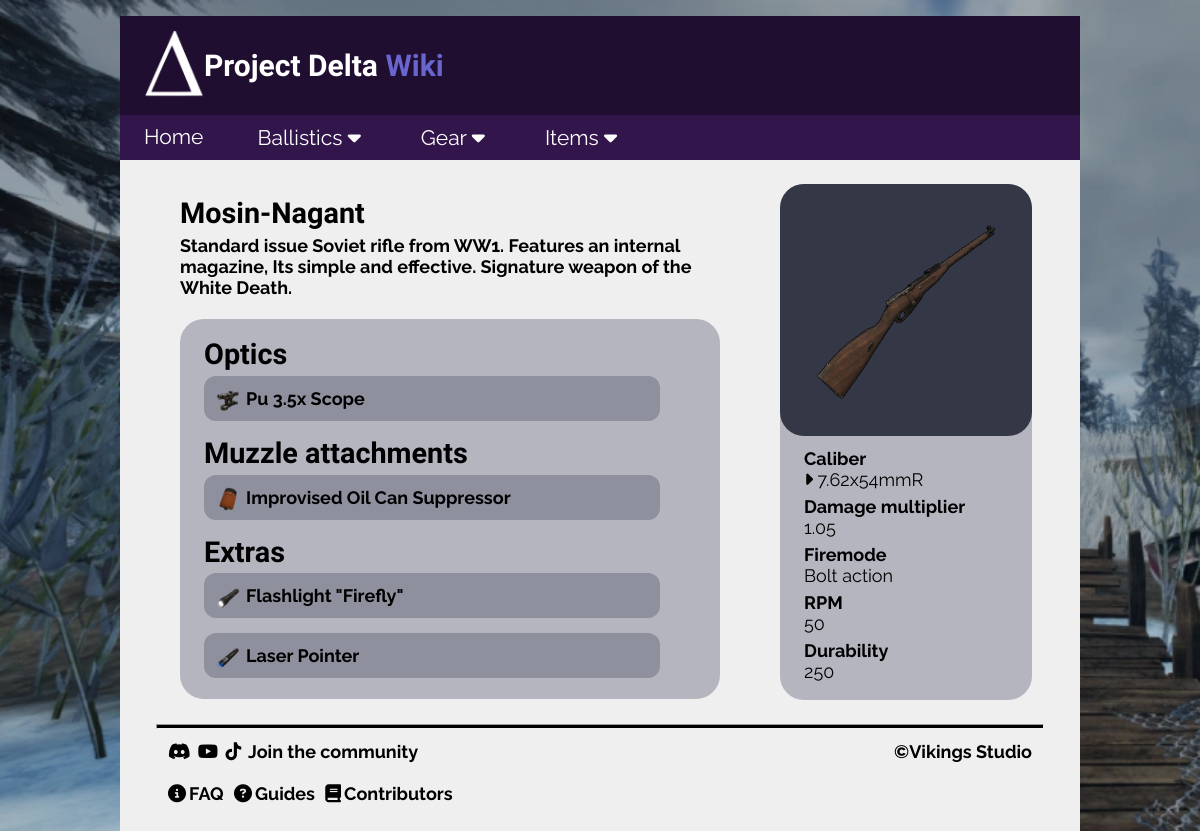
Page /weapon/10 on the earlier database version.
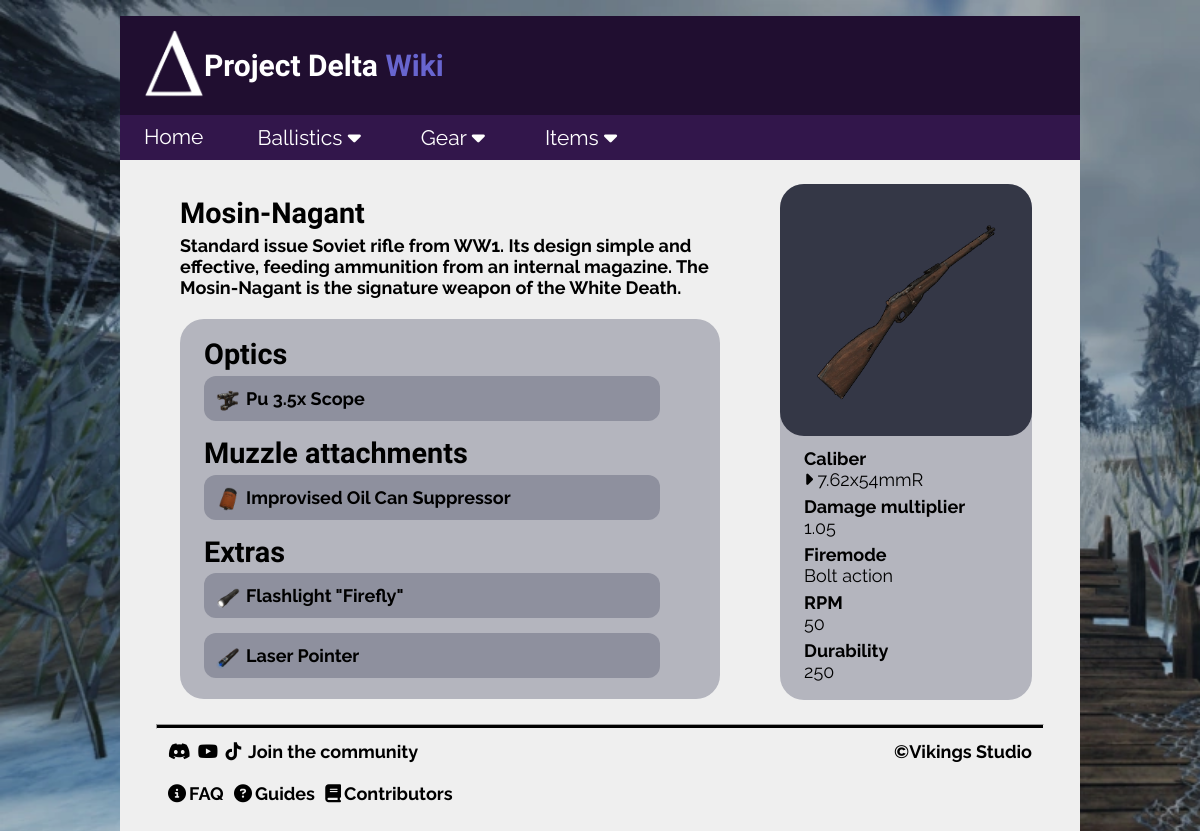
Same page on the later database version.
### tables this page shows
CREATE TABLE weapons (id INTEGER PRIMARY KEY, name TEXT, type TEXT, caliber_id INTEGER REFERENCES calibers (id), fire_mode TEXT, RPM INTEGER, durability INTEGER, dmg_mult INTEGER DEFAULT (1), description TEXT, image TEXT);

CREATE TABLE attachments (id INTEGER PRIMARY KEY, name TEXT, type TEXT, zoom TEXT, "recoil.v" INTEGER, "recoil.h" INTEGER, mobility INTEGER, durability INTEGER, description TEXT, image TEXT);

CREATE TABLE calibers (id INTEGER PRIMARY KEY, name TEXT);

### Flask/routes.py (the view)
@app.route("/weapon/<int:id>")
def weapon(id):
    conn = sqlite3.connect('delta.db')
    cur = conn.cursor()  # and fetch caliber name from calibers table.
    cur.execute('''SELECT
    weapons.id,
    weapons.name,
    weapons.type,
    calibers.name AS caliber_name,
    weapons.fire_mode,
    weapons.RPM,
    weapons.durability,
    weapons.description,
    weapons.image,
    weapons.dmg_mult
FROM weapons
JOIN calibers ON weapons.caliber_id = calibers.id
WHERE weapons.id = ?''', (id,))
    results = cur.fetchone()
    if not results:
        abort(404)
    cur.execute('''SELECT id, name, image FROM attachments WHERE id IN (
                SELECT attachment_id FROM weapon_attachments WHERE weapon_id = ?) AND type = ?''', (id, "Optic"))
    optics = cur.fetchall()
    cur.execute('''SELECT id, name, image FROM attachments WHERE id IN (
                SELECT attachment_id FROM weapon_attachments where weapon_id = ?) AND type = ?''', (id, "Muzzle"))
    muzzles = cur.fetchall()
    cur.execute('''SELECT id, name, image FROM attachments WHERE id IN (
                SELECT attachment_id FROM weapon_attachments where weapon_id = ?) AND type = ?''', (id, "Extra"))
    extras = cur.fetchall()
    cur.execute('''SELECT id, name, image FROM magazines WHERE id IN (
                SELECT magazine_id FROM weapon_magazines where weapon_id = ?)''', (id,))
    magazines = cur.fetchall()
    conn.close()
    return render_template('detail/weapon.html', weapon=results, optics=optics, muzzles=muzzles, extras=extras, magazines=magazines, title=results[1])

### Flask/templates/detail/weapon.html (shortened to what this page needs)
{% extends "partials/layout.html" %}
{% block content %}
<div class="topic">
    <div>
        <h3>{{weapon[1]}}</h3>
        <h5>{{weapon[7]}}
        <br><br>
        {% if optics or attachments or magazines %}
        <div class="link-list">
            {% if optics %}
            <h3>Optics</h3>
            <h5>
                {% for optic in optics %}
                <div class="link-row">
                    <img src="/static/images/ballistics/attachments/{{optic[2]}}" class="link-icon">
                    <a href="{{ url_for('attachment', id=optic[0]) }}">
                        {{optic[1]}}
                    </a>
                </div>
                {% endfor %}
            </h5>
            {% endif %}
            {% if muzzles %}
            <h3>Muzzle attachments</h3>
            <h5>
                {% for muzzle in muzzles %}
                <div class="link-row">
                    <img src="/static/images/ballistics/attachments/{{muzzle[2]}}" class="link-icon">
                    <a href="{{ url_for('attachment', id=muzzle[0]) }}">
                        {{muzzle[1]}}
                    </a>
                </div>
                {% endfor %}
            </h5>
            {% endif %}
            {% if extras %}
            <h3>Extras</h3>
            <h5>
                {% for extra in extras %}
                <div class="link-row">
                    <img src="/static/images/ballistics/attachments/{{extra[2]}}" class="link-icon">
                    <a href="{{ url_for('attachment', id=extra[0]) }}">
                         {{extra[1]}}
                    </a>
                </div>
                {% endfor %}
            </h5>
            {% endif %}
        </div>
        {% endif %}
        </h5>
    </div>
        <div class="topic-box">
            <img src="/static/images/ballistics/weapons/{{weapon[8]}}" class="topic-icon">
            <a href="{{ url_for('item_category_list', resource='ammunition', search=weapon[3])}}">
                <h6 class="topic-row">Caliber <br> <span class="lighter"><i class="fa-solid fa-caret-right"></i> {{weapon[3]}}</span></h6>
            </a>
            {% if weapon[9] != 0 %}
            <h6 class="topic-row">Damage multiplier <br> <span class="lighter">{{weapon[9]}}</span></h6>
            {% endif %}
            <h6 class="topic-row">Firemode <br> <span class="lighter">{{weapon[4]}}</span></h6>
            <h6 class="topic-row">RPM <br> <span class="lighter">{{weapon[5]}}</span></h6>
            <h6 class="topic-row">Durability <br> <span class="lighter">{{weapon[6]}}</span></h6>
        </div>
</div>
{% endblock %}

### Flask/templates/partials/layout.html (shortened to what this page needs)
<!DOCTYPE html>
<html lang="en">
<head>
    <link rel="stylesheet" href="\static\css\style.css">
    <link rel="stylesheet" href="https://cdnjs.cloudflare.com/ajax/libs/font-awesome/6.4.0/css/all.min.css">
</head>
<body>
    <div class="page">
        <header>{% include 'partials/header.html' %}</header>
        <main>{% block content %}{% endblock %}</main>
        {% include 'partials/footer.html' %}
    </body>
</html>

### Flask/templates/partials/header.html (shortened to what this page needs)
<div class="header">
    <a href="{{ url_for('home') }}">
        <img src="/static/images/logo.png" class="logo">
    </a>
    <h1>Project Delta <span class="purple">Wiki</span></h1>
</div>
{% include 'partials/navbar.html' %}

### Flask/templates/partials/navbar.html (shortened to what this page needs)
<nav>
    <ul>
        <li><a href="{{ url_for('home') }}">Home</a></li>
        <div class="dropdown">
            <button class="dropbtn">
                Ballistics <i class="fa fa-caret-down"></i>
            </button>
        </div>
        <div class="dropdown">
            <button class="dropbtn">
                Gear <i class="fa fa-caret-down"></i>
            </button>
        </div>
        <div class="dropdown">
            <button class="dropbtn">
                Items <i class="fa fa-caret-down"></i>
            </button>
        </div>
    </ul>
</nav>

### Flask/templates/partials/footer.html
<hr>
    <h4>
        <a href="https://discord.gg/projectdelta"><i class="fa-brands fa-discord"></i></a>
        <a href="https://www.youtube.com/@soltergames"><i class="fa-brands fa-youtube"></i></a>
        <a href="https://www.tiktok.com/@vikings_studio?lang=en"><i class="fa-brands fa-tiktok"></i></a>
        Join the community
        <span class="copyright">&copy;Vikings Studio</span>
        <br><br>
        <a href="{{ url_for('faq') }}" class="footer-info"><i class="fa-solid fa-circle-info"></i>FAQ</a>
        <a class="footer-info"><i class="fa-solid fa-circle-question"></i>Guides</a>
        <a href="{{ url_for('contributors')}}" class="footer-info"><i class="fa-solid fa-book"></i>Contributors</a>
    </h4>

### Flask/static/css/style.css (style rules this page uses)
body { background-image: url("../images/background.png"); background-repeat: no-repeat; background-size: cover; background-attachment: fixed; margin: 0; font-family: "Raleway"; }
.header { display: flex; margin: 0px; max-width: 80vw; background-color: #200E30; font-family: 'Bungee'; }
.page { background-color: #efefef; display: grid; grid-template-rows: auto 1fr auto; min-height: 90vh; min-width: 80vw; margin: 2vh 10vw 2vh 10vw; padding-bottom: 2vw; }
.logo { width: 5vw; margin: 1vw 0vw 1vw 2vw; }
.copyright { display: inline; float: right; }
hr { margin: auto 3vw 1vw 3vw; height: 0.2vw; background-color: black; }
nav { color: white; box-sizing: border-box; max-width: 80vw; background-color: #32164b; padding: 0.25vw 0 0.25vw 1.5vw; }
ul { list-style-type: none; margin: 0; padding: 0.5vw; overflow: hidden; }
li { float: left; }
li a { display: block; color: white; font-size: 1.75vw; text-align: center; margin-right: 4vw; text-decoration: none; transition-duration: 0.3s; }
.dropdown { float: left; overflow: hidden; }
.dropdown .dropbtn { display: block; color: white; font-size: 1.75vw; margin-right: 4vw; text-align: center; text-decoration: none; transition-duration: 0.3s; border: none; outline: none; background: none; font-family: inherit; }
a { color: black; text-decoration: none; display: inline-block; transition-duration: 0.3s; }
h1 { color: white; font-size: 2.5vw; text-align: left; margin-top: auto; margin-bottom: auto; }
.purple { color: #6865CF; }
.lighter { font-weight: lighter; }
h3 { color: black; font-size: 2.4vw; margin-top: 1vw; margin-left: 2vw; font-family: 'Bungee'; }
h4 { color: black; font-size: 1.5vw; margin: 0 4vw 1vw 4vw; }
h4 i { margin-right: 0.25vw; transition-duration: 0.3s; }
.footer-info { margin-right: 0.5vw; }
h5 { color: black; font-size: 1.5vw; margin: -2vw 5vw 0 2vw; }
h5 a { font-size: 1.5vw; margin-bottom: 1vw; }
h6 { color: black; font-size: 1.5vw; text-align: left; margin: 0 0 0.5vw 2vw; transition-duration: 0.3s; }
.topic { display: flex; margin: 2vw 4vw 2vw 3vw; flex: 1 1 auto; }
.topic-box { display: flex; flex-direction: column; background-color: #b4b5be; border-radius: 2vw; padding-bottom: 1vw; margin: 0 0 auto auto; }
.topic-icon { display: block; width: 15vw; height: 15vw; padding: 3vw; background-color: #343746; border-radius: 2vw; margin-bottom: 1vw; transition-duration: 0.3s; }
.topic-row { display: block }
.link-list { background-color: #b4b5be; padding-top: 0.5vw; padding-bottom: 0.5vw; border-radius: 2vw; }
.link-row { display: flex; flex: 1 1 auto; background-color: #8e909e; padding: 1vw 0 0 1vw; margin-bottom: 1.25vw; border-radius: 1vw; }
.link-row a { margin-left: 0.5vw; }
.link-icon { width: 2vw; height: 2vw; }

Differences in the rows shown:
changed weapons "Mosin-Nagant": description "Standard issue Soviet rifle from WW1. Features an internal magazine, Its simple and effective. Signature weapon of the White Death." → "…Soviet rifle from WW1. Its design simple and effective, feeding ammunition from an internal magazine. The Mosin-Nagant is the signature weapon of the White…"
